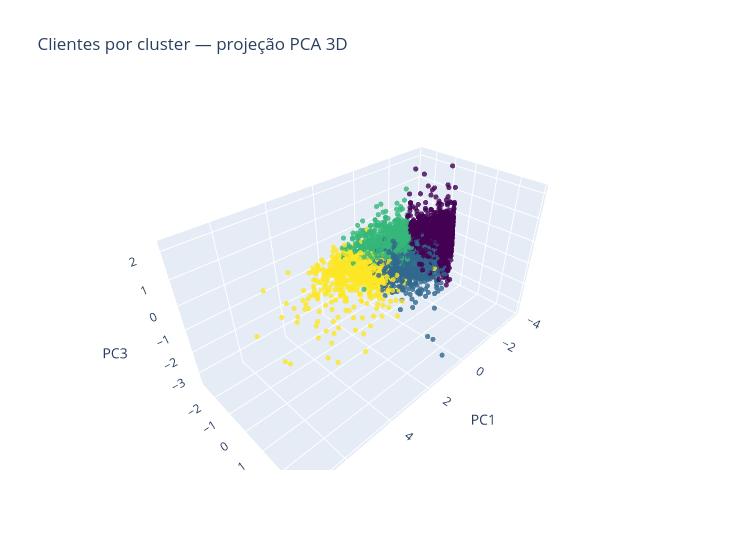

This figure's notebook cell:
### Code cell
fig3d = go.Figure(data=[go.Scatter3d(
    x=Z_pca[:, 0], y=Z_pca[:, 1], z=Z_pca[:, 2],
    mode="markers",
    marker=dict(size=3, color=km_final.labels_, colorscale="Viridis", opacity=0.8),
)])
fig3d.update_layout(
    title="Clientes por cluster — projeção PCA 3D",
    scene=dict(xaxis_title="PC1", yaxis_title="PC2", zaxis_title="PC3"),
    width=750, height=550,
)
fig3d.show()

### Figure 1 — Plotly figure (JSON) as saved in the notebook; plotly's stock layout.template omitted (floating-point values rounded to 4 significant figures; data arrays with more than 128 entries replaced by an {"elided": "..."} marker saying what was removed)
{"data": [{"marker": {"color": {"elided": "4338 int values"}, "colorscale": [[0.0, "#440154"], [0.1111, "#482878"], [0.2222, "#3e4989"], [0.3333, "#31688e"], [0.4444, "#26828e"], [0.5556, "#1f9e89"], [0.6667, "#35b779"], [0.7778, "#6ece58"], [0.8889, "#b5de2b"], [1.0, "#fde725"]], "opacity": 0.8, "size": 3}, "mode": "markers", "x": {"elided": "4338 float values"}, "y": {"elided": "4338 float values"}, "z": {"elided": "4338 float values"}, "type": "scatter3d"}], "layout": {"title": {"text": "Clientes por cluster — projeção PCA 3D"}, "scene": {"xaxis": {"title": {"text": "PC1"}}, "yaxis": {"title": {"text": "PC2"}}, "zaxis": {"title": {"text": "PC3"}}}, "width": 750, "height": 550}}
